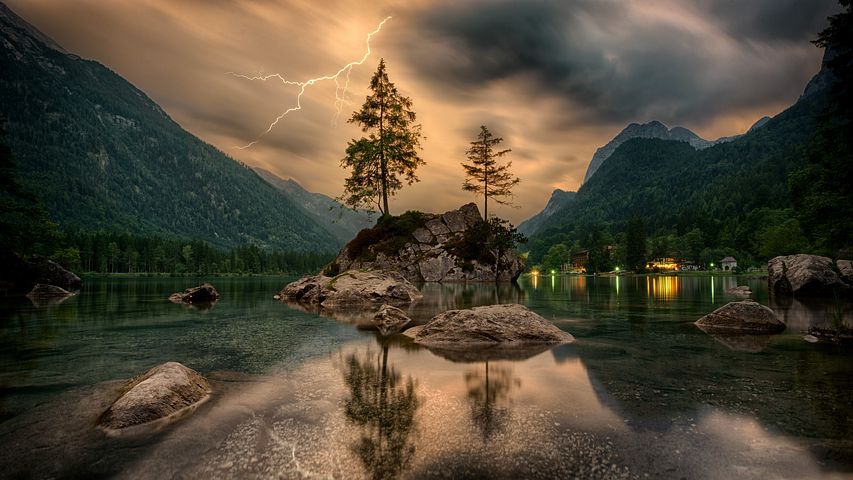
#> input picture Photos/1.jpg, 853 x 480 px
$ python histogram.py
#> lines starting #> are read from the running program, lines starting #| are printed output that depends on the picture
import cv2 as cv
# import numpy as np
# import matplotlib
import numpy as np
import matplotlib.pyplot as plt

img =cv.imread('Photos/1.jpg')
#> img is the input picture: shape (480, 853, 3); mean B, G, R 54.5, 71, 79.8
cv.imshow('img',img)

blank=np.zeros(img.shape[:2],dtype='uint8')

gray=cv.cvtColor(img,cv.COLOR_BGR2GRAY)
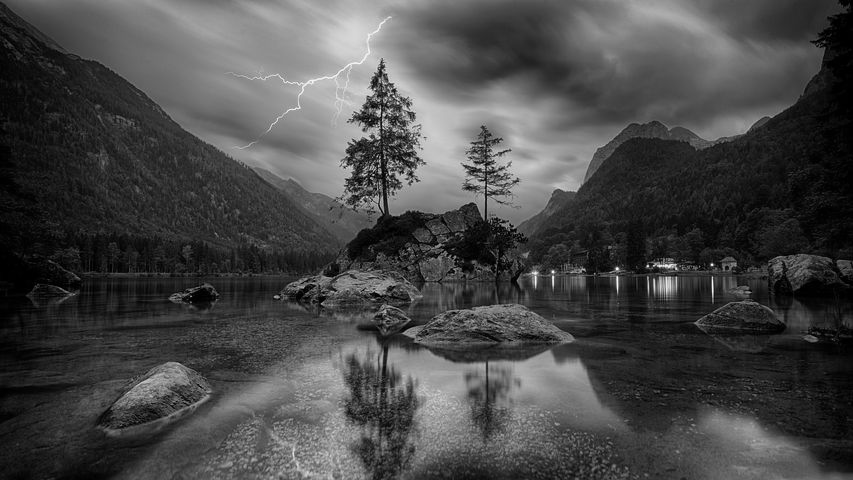
#> gray: shape (480, 853); min 0, max 248, mean 71.8
cv.imshow('gray',gray)

"""
grayscale histogram
"""

gray_hist=cv.calcHist([gray],[0],None,[256],[0,256])
#> gray_hist = 256 values, max 4429 at index 33, min 0 at index 249, mean 1599.4


plt.figure()
plt.title('grayscale histogrsm')
plt.xlabel('bins')
plt.ylabel('# of pixels')
plt.plot(gray_hist)
plt.xlim([0,256] )
plt.show()
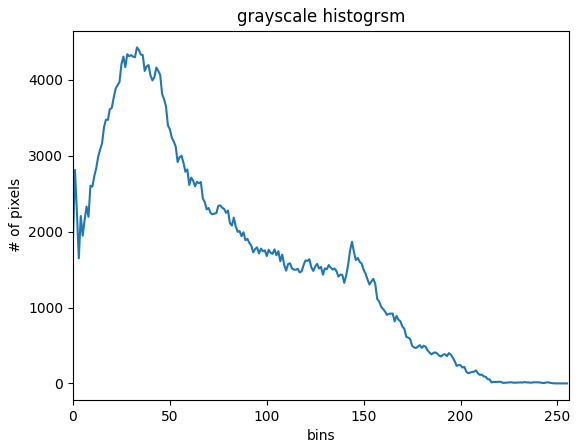
#> figure drawn by matplotlib, 1 panel; curve peaks at x = 33, y = 4429

cv.waitKey(0)
